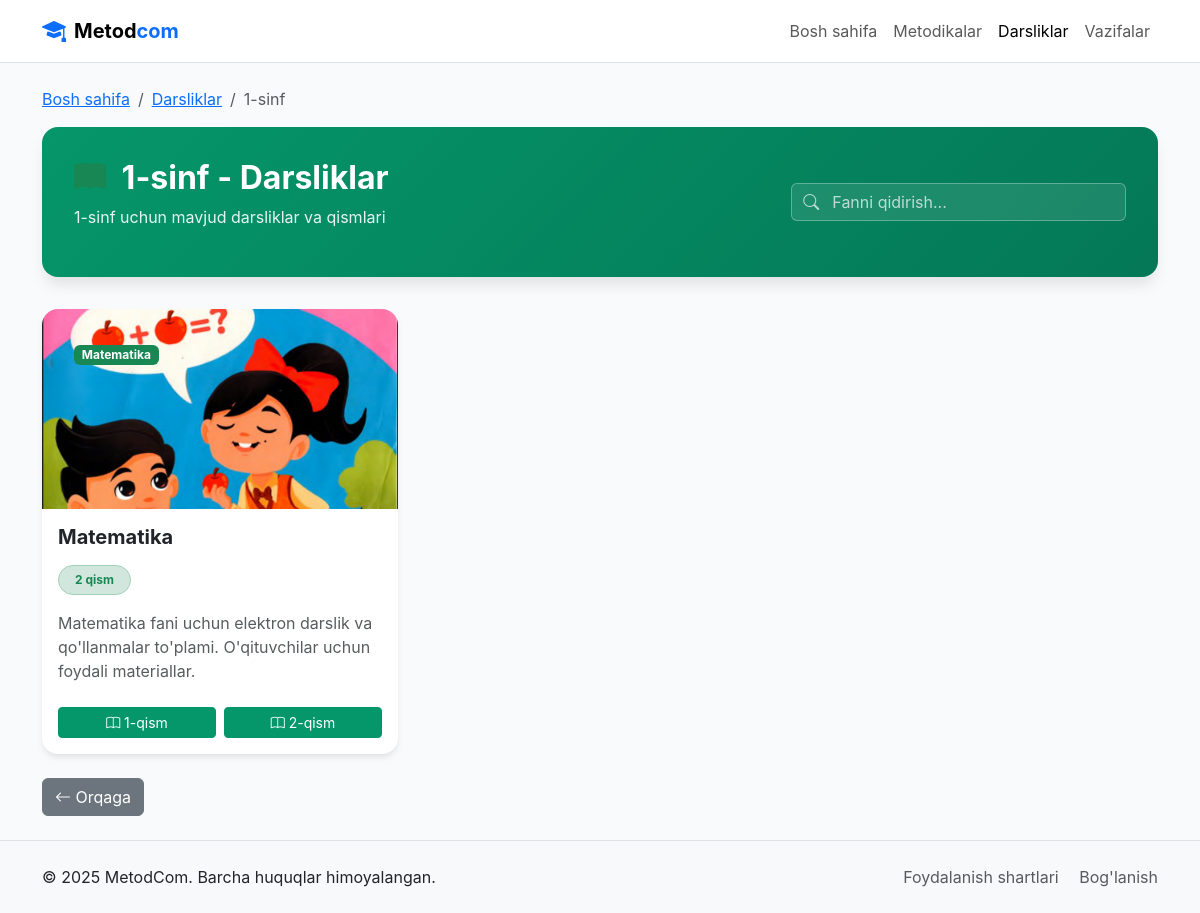
/textbooks/grade/1/ (signed in), run on the app's committed database.
### maktab/models.py (models this page shows, shortened)
class Grade(models.Model):
    name = models.CharField(max_length=50, verbose_name="Sinf nomi")  # Masalan, 1-sinf
    description = models.TextField(blank=True, verbose_name="Tavsif")
    class Meta:
        verbose_name = "Sinf"
        verbose_name_plural = "Sinflar"

class Subject(models.Model):
    name = models.CharField(max_length=100, verbose_name="Fan nomi")  # Masalan, Ona tili
    grade = models.ForeignKey(Grade, on_delete=models.CASCADE, related_name="subjects", verbose_name="Sinf")
    description = models.TextField(blank=True, verbose_name="Tavsif")
    class Meta:
        verbose_name = "Fan"
        verbose_name_plural = "Fanlar"

class Textbook(models.Model):
    title = models.CharField(max_length=200, verbose_name="Darslik nomi")
    subject = models.ForeignKey(Subject, on_delete=models.CASCADE, related_name="textbooks", verbose_name="Fan")
    section = models.ForeignKey(Section, on_delete=models.CASCADE, related_name="textbooks", verbose_name="Qism")
    pdf_file = models.FileField(upload_to='textbooks/', verbose_name="PDF fayl")
    cover_image = models.ImageField(upload_to='textbooks/covers/', blank=True, null=True, verbose_name="Muqova rasmi")
    class Meta:
        verbose_name = "Darslik"
        verbose_name_plural = "Darsliklar"

class Section(models.Model):
    name = models.CharField(max_length=50, verbose_name="Qism nomi")  # Masalan, 1-qism
    grade = models.ForeignKey(Grade, on_delete=models.CASCADE, related_name="sections", verbose_name="Sinf")
    subject = models.ForeignKey(Subject, on_delete=models.CASCADE, related_name="sections", verbose_name="Fan")
    description = models.TextField(blank=True, verbose_name="Tavsif")
    class Meta:
        verbose_name = "Qism"
        verbose_name_plural = "Qismlar"

### maktab/views.py (the view)
# urls.py: path('textbooks/grade/<int:grade_id>/', views.textbook_subject_list, name='textbook_subject_list'),  # Fanlar ro'yxati
@login_required
def textbook_subject_list(request, grade_id):
    grade = get_object_or_404(Grade, id=grade_id)
    subjects_with_sections = {}
    subjects = Subject.objects.filter(grade=grade).prefetch_related('sections__textbooks')
    for subject in subjects:
        sections_with_textbooks = []
        for section in subject.sections.all():
            if section.textbooks.exists():
                sections_with_textbooks.append({
                    'section': section,
                    'textbooks': section.textbooks.all()
                })
        if sections_with_textbooks:
            subjects_with_sections[subject] = sections_with_textbooks
    return render(request, 'school/textbook_subject_list.html', {
        'grade': grade,
        'subjects_with_sections': subjects_with_sections
    })

### templates/school/textbook_subject_list.html (shortened to what this page needs)
{% load static %}
<!DOCTYPE html>
<html lang="uz">
<head>
  <link href="https://cdn.jsdelivr.net/npm/bootstrap@5.3.0/dist/css/bootstrap.min.css" rel="stylesheet">
  <link rel="stylesheet" href="https://cdn.jsdelivr.net/npm/bootstrap-icons@1.11.1/font/bootstrap-icons.css">
  <link rel="stylesheet" href="{% static 'css/subject_list.css' %}">
</head>
<body>
  <header class="navbar navbar-expand-lg navbar-light bg-white border-bottom">
    <div class="container">
      <a class="navbar-brand d-flex align-items-center" href="{% url 'maktab:home' %}">
        <i class="bi bi-mortarboard-fill text-primary me-2" style="font-size: 1.5rem;"></i>
        <span class="fw-bold">Metod<span class="text-primary">com</span></span>
      </a>
      <div class="collapse navbar-collapse" id="navbarNav">
        <ul class="navbar-nav ms-auto">
          <li class="nav-item">
            <a class="nav-link" href="{% url 'maktab:home' %}">Bosh sahifa</a>
          </li>
          {% if user.role == 'teacher' %}
          <li class="nav-item">
            <a class="nav-link" href="{% url 'maktab:grade_list' %}">Metodikalar</a>
          </li>
          {% endif %}
          <li class="nav-item">
            <a class="nav-link active" href="{% url 'maktab:textbook_list' %}">Darsliklar</a>
          </li>
          <li class="nav-item">
            <a class="nav-link" href="{% url 'maktab:task_list' %}">Vazifalar</a>
          </li>
        </ul>
      </div>
    </div>
  </header>
  <main>
    <div class="subject-list-container">
      <div class="container py-4">
        <nav aria-label="breadcrumb" class="mb-3">
          <ol class="breadcrumb">
            <li class="breadcrumb-item"><a href="{% url 'maktab:home' %}">Bosh sahifa</a></li>
            <li class="breadcrumb-item"><a href="{% url 'maktab:textbook_list' %}">Darsliklar</a></li>
            <li class="breadcrumb-item active" aria-current="page">{{ grade.name }}</li>
          </ol>
        </nav>
        <div class="subject-header">
          <div class="row align-items-center">
            <div class="col-md-8">
              <h1 class="subject-title">
                <i class="bi bi-book-fill text-success me-2"></i>
                {{ grade.name }} - Darsliklar
              </h1>
              <p class="subject-description">{{ grade.name }} uchun mavjud darsliklar va qismlari</p>
            </div>
            <div class="col-md-4">
              <div class="search-container">
                <input type="text" id="subjectSearch" class="form-control" placeholder="Fanni qidirish...">
                <i class="bi bi-search search-icon"></i>
              </div>
            </div>
          </div>
        </div>
        {% if subjects_with_sections %}
          <div class="subjects-grid">
            <div class="row g-4">
              {% for subject, sections_data in subjects_with_sections.items %}
                <div class="col-md-6 col-lg-4 subject-item" data-subject-name="{{ subject.name|lower }}">
                  <div class="card h-100 subject-card">
                    <div class="card-img-container">
                      {% with textbook=sections_data.0.textbooks.0 %}
                        {% if textbook.cover_image %}
                          <img src="{{ textbook.cover_image.url }}" class="card-img-top" alt="{{ textbook.title }}" style="height: 200px; object-fit: cover;">
                        {% else %}
                          <div class="card-img-placeholder" style="height: 200px; background: linear-gradient(135deg, #667eea 0%, #764ba2 100%); display: flex; align-items: center; justify-content: center;">
                            <i class="bi bi-book text-white" style="font-size: 3rem;"></i>
                          </div>
                        {% endif %}
                      {% endwith %}
                      <div class="card-img-overlay">
                        <span class="badge bg-success">{{ subject.name }}</span>
                      </div>
                    </div>
                    <div class="card-body">
                      <h5 class="card-title fw-bold mb-3">{{ subject.name }}</h5>
                      <div class="mb-3">
                        <span class="badge bg-success-subtle text-success border border-success-subtle px-3 py-2 rounded-pill">
                          {{ sections_data|length }} qism
                        </span>
                      </div>
                      <p class="card-text text-muted">
                        {{ subject.name }} fani uchun elektron darslik va qo'llanmalar to'plami. O'qituvchilar uchun foydali materiallar.
                      </p>
                    </div>
                    <div class="card-footer bg-transparent border-0 pb-3">
                      <div class="row g-2">
                        {% for section_data in sections_data %}
                          {% for textbook in section_data.textbooks %}
                            <div class="col-6">
                              <a href="{% url 'maktab:textbook_detail' textbook.id section_data.section.id %}" class="btn btn-success btn-sm w-100">
                                <i class="bi bi-book"></i> {{ section_data.section.name }}
                              </a>
                            </div>
                          {% endfor %}
                        {% endfor %}
                      </div>
                    </div>
                  </div>
                </div>
              {% endfor %}
            </div>
          </div>
        {% endif %}
        <div class="navigation-buttons mt-4">
          <a href="{% url 'maktab:textbook_list' %}" class="btn btn-secondary">
            <i class="bi bi-arrow-left"></i> Orqaga
          </a>
        </div>
      </div>
    </div>
  </main>
  <footer class="bg-light py-4 mt-auto border-top">
    <div class="container">
      <div class="row">
        <div class="col-md-6">
          <p class="mb-0">&copy; {% now "Y" %} MetodCom. Barcha huquqlar himoyalangan.</p>
        </div>
        <div class="col-md-6 text-md-end">
          <a href="#" class="text-decoration-none text-muted me-3">Foydalanish shartlari</a>
          <a href="#" class="text-decoration-none text-muted">Bog'lanish</a>
        </div>
      </div>
    </div>
  </footer>
</body>
</html>

### static/css/subject_list.css (style rules this page uses)
body { font-family: 'Inter', -apple-system, BlinkMacSystemFont, sans-serif; background-color: #f8fafc; }
.subject-list-container { min-height: 80vh; }
.subject-header { background: linear-gradient(135deg, #059669 0%, #047857 100%); border-radius: 1rem; color: white; padding: 2rem; margin-bottom: 2rem; box-shadow: 0 10px 15px -3px rgba(0, 0, 0, 0.1); }
.subject-title { font-size: 2rem; font-weight: 700; margin-bottom: 0.5rem; }
.subject-description { opacity: 0.9; }
.search-container { position: relative; }
.search-container .form-control { padding-left: 2.5rem; background: rgba(255, 255, 255, 0.1); border: 1px solid rgba(255, 255, 255, 0.3); color: white; }
.search-container .form-control::placeholder { color: rgba(255, 255, 255, 0.7); }
.search-icon { position: absolute; left: 0.75rem; top: 50%; transform: translateY(-50%); color: rgba(255, 255, 255, 0.7); }
.subject-card { border: none; border-radius: 1rem; box-shadow: 0 4px 6px -1px rgba(0, 0, 0, 0.1); transition: all 0.3s ease; overflow: hidden; }
.card-img-container { position: relative; }
.card-img-overlay { position: absolute; top: 1rem; left: 1rem; }
.card-img-overlay .badge { backdrop-filter: blur(10px); }
.btn-success { background-color: #059669; border-color: #059669; }

### data on the page
Grade: name "1-sinf"
Subject: cover_image (picture), name "Matematika", sections_data "2"
Section: section.name "1-qism"
Section: section.name "2-qism"
